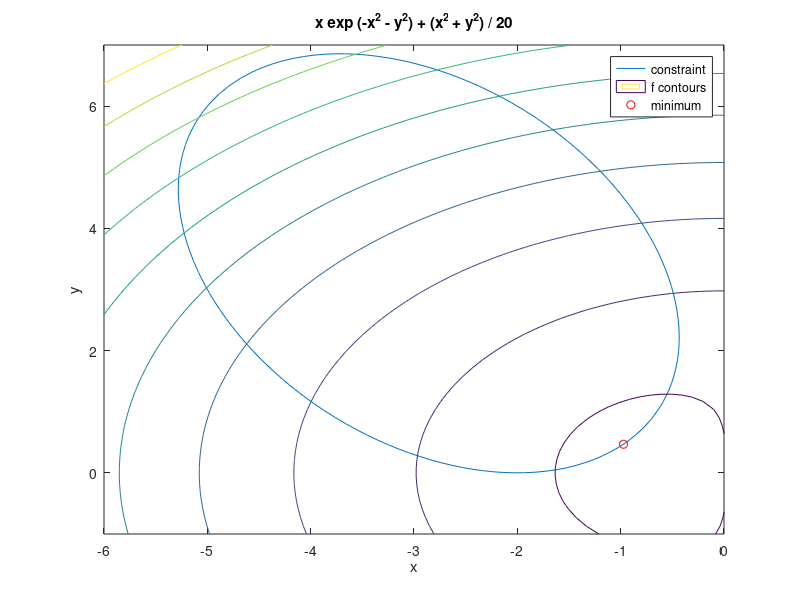

The MATLAB script that drew this image: (Note: this script raises an error after producing the figure.)
clear;
clc;
f = @(x,y) x.*exp(-x.^2-y.^2)+(x.^2+y.^2)/20;
g = @(x,y) x.*y/2+(x+2).^2+(y-2).^2/2-2;
ezplot(g,[-6,0,-1,7])
hold on
ezcontour(f,[-6,0,-1,7])
plot(-.9727,.4685,'ro');
legend('constraint','f contours','minimum');
x0 = [-2 1];
options = optimoptions('fmincon', 'Algorithm', 'interior-point',...
    'Display',...
    'iter');
%
fun = @(x) f(x(1),x(2));
gfun = @(x) deal(g(x(1),x(2)),[]);
[x,fval,exitflag,output] = fmincon(fun,x0,[],[],[],[],[],[],gfun,options);
plot(x(1),x(2),'bx')